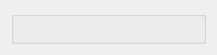
<?xml version="1.0" encoding="UTF-8"?>
<ui version="4.0">
 <class>SkillWidget</class>
 <widget class="QWidget" name="SkillWidget">
  <property name="geometry">
   <rect>
    <x>0</x>
    <y>0</y>
    <width>217</width>
    <height>55</height>
   </rect>
  </property>
  <property name="windowTitle">
   <string>Form</string>
  </property>
  <layout class="QHBoxLayout" name="hLayoutSkill">
   <property name="spacing">
    <number>1</number>
   </property>
   <item>
    <widget class="QGroupBox" name="groupSkill">
     <property name="title">
      <string/>
     </property>
     <layout class="QHBoxLayout" name="hLayoutGroupSkill">
      <property name="spacing">
       <number>1</number>
      </property>
     </layout>
    </widget>
   </item>
  </layout>
 </widget>
 <resources/>
 <connections/>
</ui>
